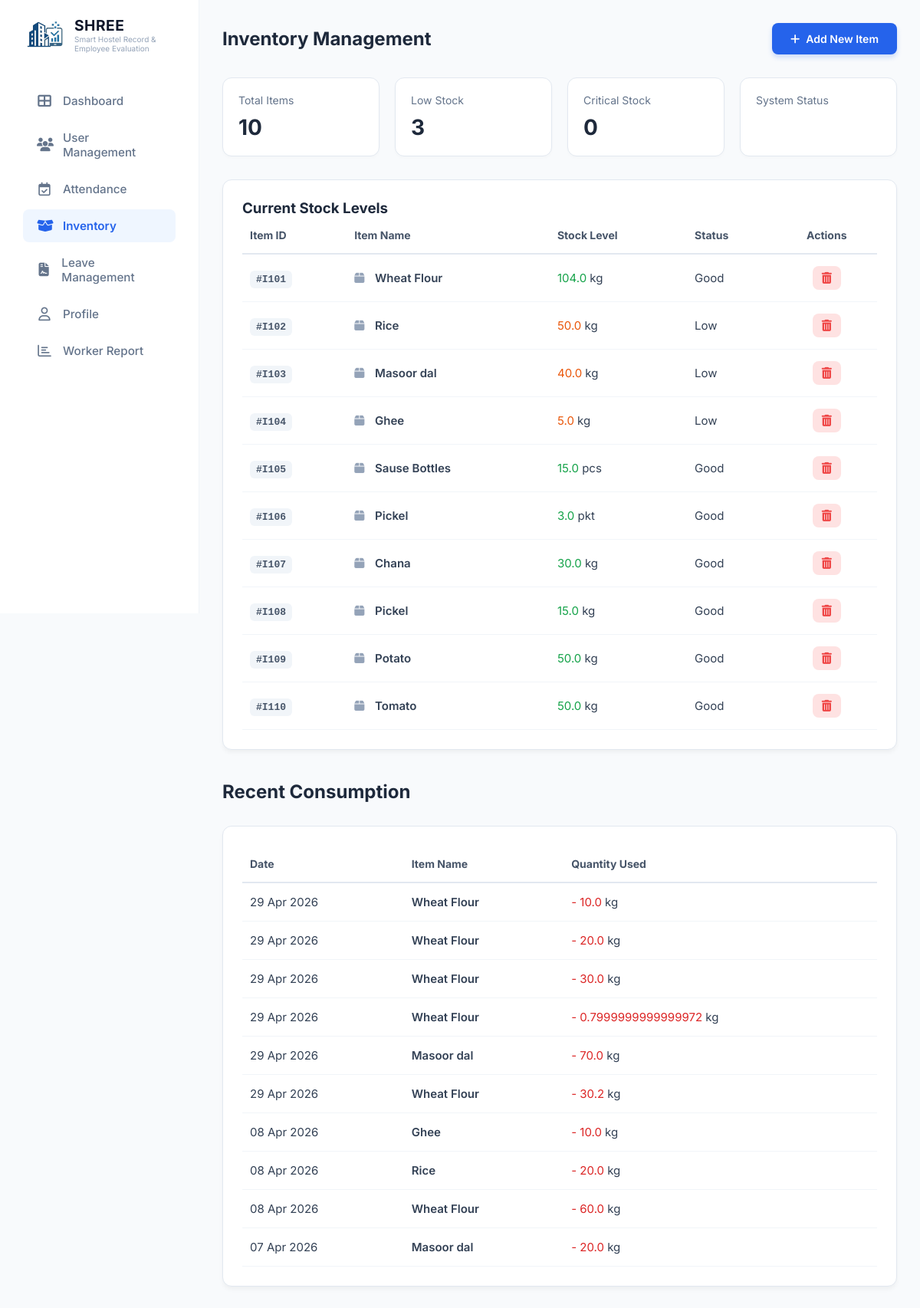
The page /accounts/admin/inventory/ on the database its author committed.
### accounts/models.py (models this page shows, shortened)
class Inventory(models.Model):
    item_id = models.CharField(max_length=20, unique=True)
    item_name = models.CharField(max_length=100)
    current_stock = models.FloatField(default=0.0)
    required_stock = models.FloatField(default=0.0)
    unit = models.CharField(max_length=10, default='kg')
    is_delivered = models.BooleanField(default=False)
    @property
    def get_status(self):
        if self.current_stock <= (self.required_stock * 0.2):
            return "Critical"
        elif self.current_stock <= (self.required_stock * 0.5):
            return "Low"
        else:
            return "Good"

class DailyUsage(models.Model):
    item = models.ForeignKey(Inventory, on_delete=models.CASCADE, related_name='usages')
    quantity_used = models.FloatField()
    date = models.DateField(default=timezone.now)

### accounts/views.py (the view)
# urls.py: path('admin/inventory/', views.admin_inventory, name='admin_inventory'),
def admin_inventory(request):
    items = Inventory.objects.all()
    critical_count = sum(1 for item in items if item.get_status == "Critical")
    low_count = sum(1 for item in items if item.get_status == "Low")
    recent_usage = DailyUsage.objects.select_related('item').order_by('-date', '-id')[:10]
    context = {
        'items': items,
        'critical_count': critical_count,
        'low_count': low_count,
        'recent_usage': recent_usage,
    }
    return render(request, 'Shree1/admin_inventory.html', context)

### templates/Shree1/admin_inventory.html (shortened to what this page needs)
{% load static %}
<!doctype html>
<html lang="en">
  <head>
    <link rel="stylesheet" href="{% static 'Shree1/css/dashboardAdmin.css' %}" />
    <link rel="stylesheet" href="{% static 'Shree1/css/admin_inventory.css' %}" />
    <link rel="stylesheet" href="https://cdnjs.cloudflare.com/ajax/libs/font-awesome/6.5.1/css/all.min.css" />
  </head>
  <body>
    <div class="container">
      <aside class="sidebar">
        <div class="logo-section">
          <img src="{% static 'Shree1/images/logo_img.jpeg' %}" alt="SHREE Logo" class="nav-logo-file" style="width: 48px; height: 48px; border-radius: 10px; object-fit: contain;" />
          <div>
            <h2 class="logo-name">SHREE</h2>
            <p style="font-size: 10px; color: #94a3b8">Smart Hostel Record & Employee Evaluation</p>
          </div>
        </div>
        <nav class="nav-menu">
          <a href="{% url 'admin_dashboard' %}" class="nav-item"><i class="fa-solid fa-table-cells-large"></i> Dashboard</a>
          <a href="{% url 'admin_user_management' %}" class="nav-item"><i class="fa-solid fa-users"></i> User Management</a>
          <a href="{% url 'admin_attendance' %}" class="nav-item"><i class="fa-regular fa-calendar-check"></i> Attendance</a>
          <a href="{% url 'admin_inventory' %}" class="nav-item active"><i class="fa-solid fa-box-open"></i> Inventory</a>
          <a href="{% url 'admin_leave_Management' %}" class="nav-item"><i class="fa-solid fa-file-contract"></i> Leave Management</a>
          <a href="{% url 'admin_profile' %}" class="nav-item"><i class="fa-regular fa-user"></i> Profile</a>
          <a href="{% url 'worker_report' %}" class="nav-item"><i class="fa-regular fa-chart-bar"></i> Worker Report</a>
        </nav>
      </aside>
      <main class="main-content">
        <header class="page-header-row">
          <h1>Inventory Management</h1>
          <button id="openModalBtn" class="add-btn">
            <i class="fa-solid fa-plus"></i> Add New Item
          </button>
        </header>
        <section class="inventory-stats">
          <div class="stat-card"><span>Total Items</span><h2>{{ items|length }}</h2></div>
          <div class="stat-card"><span>Low Stock</span><h2 class="text-orange">{{ low_count }}</h2></div>
          <div class="stat-card"><span>Critical Stock</span><h2 class="text-red">{{ critical_count }}</h2></div>
          <div class="stat-card"><span>System Status</span><h2 class="{% if critical_count > 0 %}text-red{% else %}text-green{% endif %}">{{ status }}</h2></div>
        </section>
        <div class="content-card">
          <h3>Current Stock Levels</h3>
          <table class="inventory-table">
            <thead>
              <tr>
                <th>Item ID</th>
                <th>Item Name</th>
                <th>Stock Level</th>
                <th>Status</th>
                <th style="text-align: center;">Actions</th> </tr>
            </thead>
            <tbody>
              {% for item in items %}
              <tr>
                <td><span class="id-badge">#{{ item.item_id }}</span></td>
                <td class="font-bold"><i class="fa-solid fa-box item-icon"></i> {{ item.item_name }}</td>
                <td>
                    <span class="{% if item.get_status == 'Critical' %}text-red{% elif item.get_status == 'Low' %}text-orange{% else %}text-green{% endif %}">
                        {{ item.current_stock }}
                    </span>
                    <span class="unit-label">{{ item.unit }}</span>
                </td>
                <td><span class="status-badge {{ item.get_status|lower }}">{{ item.get_status }}</span></td>
                <td style="text-align: center;">
                  <a href="{% url 'delete_inventory_item' item.item_id %}"
                     class="delete-btn"
                     onclick="return confirm('Are you sure you want to delete {{ item.item_name }}?');">
                    <i class="fa-solid fa-trash-can"></i>
                  </a>
                </td>
              </tr>
              {% empty %}
              <tr><td colspan="5" class="empty-msg">No items found in database.</td></tr>
              {% endfor %}
            </tbody>
          </table>
        </div>
        <header class="page-header-row" style="margin-top: 40px;"><h1>Recent Consumption</h1></header>
        <div class="content-card">
            <table class="inventory-table">
                <thead><tr><th>Date</th><th>Item Name</th><th>Quantity Used</th></tr></thead>
                <tbody>
                    {% for usage in recent_usage %}
                    <tr>
                        <td>{{ usage.date|date:"d M Y" }}</td>
                        <td class="font-bold">{{ usage.item.item_name }}</td>
                        <td><span class="text-red">- {{ usage.quantity_used }}</span> <span class="unit-label">{{ usage.item.unit }}</span></td>
                    </tr>
                    {% endfor %}
                </tbody>
            </table>
        </div>
      </main>
    </div>
  </body>
</html>

### static/Shree1/css/dashboardAdmin.css (style rules this page uses)
:root { --primary-blue: #2563eb; --primary-bg-blue: #eff6ff; --text-dark: #1e293b; --text-light: #64748b; --bg-main: #fafafa; --white: #ffffff; --border-color: #f1f5f9; --blue-accent: #3b82f6; --green-accent: #10b981; --red-accent: #ef4444; --yellow-accent: #f59e0b; --orange-accent: #f97316; }
* { margin: 0; padding: 0; box-sizing: border-box; font-family: "Inter", sans-serif; }
body { background-color: var(--bg-main); color: var(--text-dark); }
.container { display: flex; min-height: 100vh; }
.sidebar { width: 250px; background: var(--white); border-right: 1px solid var(--border-color); padding: 20px 10px; display: flex; flex-direction: column; position: fixed; height: 100vh; left: 0; top: 0; z-index: 100; }
.logo-section { display: flex; align-items: center; gap: 12px; margin-bottom: 40px; padding-left: 15px; }
.nav-logo-file { width: 32px !important; height: auto !important; object-fit: contain; }
.logo-name { font-size: 1.2rem; font-weight: 700; color: #0f172a; letter-spacing: 0.5px; }
.nav-menu { display: flex; flex-direction: column; gap: 5px; }
.nav-item { text-decoration: none; color: var(--text-light); padding: 12px 18px; border-radius: 8px; display: flex; align-items: center; gap: 14px; font-size: 0.95rem; font-weight: 500; transition: all 0.2s ease; margin: 0 10px; }
.nav-item i { font-size: 1.1rem; width: 20px; text-align: center; }
.nav-item.active { background-color: var(--primary-bg-blue); color: var(--primary-blue); font-weight: 600; }
.main-content { flex: 1; margin-left: 250px; padding: 25px 50px; }
.text-green { color: var(--green-accent); }
.text-red { color: var(--red-accent); }
.text-orange { color: var(--orange-accent); }

### static/Shree1/css/admin_inventory.css (style rules this page uses)
body { margin: 0; font-family: "Segoe UI", Tahoma, Geneva, Verdana, sans-serif; background-color: #f8fafc; }
.container { display: flex; min-height: 100vh; }
.sidebar { width: 260px; background: white; color: white; padding: 20px; position: fixed; height: 100vh; }
.main-content { flex: 1; margin-left: 260px; padding: 30px; }
.page-header-row { display: flex; justify-content: space-between; align-items: center; margin-bottom: 30px; }
.page-header-row h1 { font-size: 24px; color: #1e293b; margin: 0; }
.add-btn { background-color: #2563eb; color: white; border: none; padding: 12px 24px; border-radius: 8px; font-size: 14px; font-weight: 600; cursor: pointer; display: flex; align-items: center; gap: 8px; transition: all 0.2s; box-shadow: 0 4px 6px rgba(37, 99, 235, 0.2); }
.inventory-stats { display: grid; grid-template-columns: repeat(4, 1fr); gap: 20px; margin-bottom: 30px; }
.stat-card { background: white; padding: 20px; border-radius: 12px; border: 1px solid #e2e8f0; box-shadow: 0 2px 4px rgba(0, 0, 0, 0.02); }
.stat-card span { display: block; font-size: 14px; color: #64748b; margin-bottom: 10px; }
.stat-card h2 { font-size: 28px; font-weight: 700; color: #1e293b; margin: 0; }
.content-card { background: white; padding: 25px; border-radius: 12px; border: 1px solid #e2e8f0; box-shadow: 0 4px 6px -1px rgba(0, 0, 0, 0.05); }
.inventory-table { width: 100%; border-collapse: collapse; }
.inventory-table th { text-align: left; color: #475569; font-weight: 700; font-size: 14px; padding: 15px 10px; border-bottom: 2px solid #e2e8f0; }
.inventory-table td { padding: 15px 10px; color: #334155; font-size: 15px; border-bottom: 1px solid #f1f5f9; }
.text-red { color: #dc2626; }
.text-orange { color: #ea580c; }
.text-green { color: #16a34a; }
.font-bold { font-weight: 600; }
.id-badge { font-family: monospace; font-weight: 600; color: #64748b; background: #f1f5f9; padding: 4px 8px; border-radius: 4px; font-size: 13px; }
.item-icon { color: #94a3b8; margin-right: 10px; }
.nav-logo-file { width: 50px !important; height: 50px !important; border-radius: 8px; object-fit: cover; }

### templates/Shree1/admin_inventory.html (style rules this page uses)
.delete-btn { color: #ef4444; background: #fee2e2; padding: 8px 12px; border-radius: 8px; transition: all 0.3s ease; text-decoration: none; display: inline-flex; align-items: center; justify-content: center; }
.id-badge { background: #f1f5f9; padding: 4px 8px; border-radius: 6px; font-family: monospace; font-weight: 600; color: #475569; }

### rows shown on the page
Inventory: item_id "I101", item_name "Wheat Flour", current_stock "104.0", unit "kg", get_status "Good"
Inventory: item_id "I102", item_name "Rice", current_stock "50.0", unit "kg", get_status "Low"
Inventory: item_id "I103", item_name "Masoor dal", current_stock "40.0", unit "kg", get_status "Low"
Inventory: item_id "I104", item_name "Ghee", current_stock "5.0", unit "kg", get_status "Low"
Inventory: item_id "I105", item_name "Sause Bottles", current_stock "15.0", unit "pcs", get_status "Good"
Inventory: item_id "I106", item_name "Pickel", current_stock "3.0", unit "pkt", get_status "Good"
Inventory: item_id "I107", item_name "Chana", current_stock "30.0", unit "kg", get_status "Good"
Inventory: item_id "I108", item_name "Pickel", current_stock "15.0", unit "kg", get_status "Good"
Inventory: item_id "I109", item_name "Potato", current_stock "50.0", unit "kg", get_status "Good"
Inventory: item_id "I110", item_name "Tomato", current_stock "50.0", unit "kg", get_status "Good"
DailyUsage: date "29 Apr 2026", item.item_name "Wheat Flour", quantity_used "10.0", item.unit "kg"
DailyUsage: date "29 Apr 2026", item.item_name "Wheat Flour", quantity_used "20.0", item.unit "kg"
DailyUsage: date "29 Apr 2026", item.item_name "Wheat Flour", quantity_used "30.0", item.unit "kg"
DailyUsage: date "29 Apr 2026", item.item_name "Wheat Flour", quantity_used "0.7999999999999972", item.unit "kg"
DailyUsage: date "29 Apr 2026", item.item_name "Masoor dal", quantity_used "70.0", item.unit "kg"
DailyUsage: date "29 Apr 2026", item.item_name "Wheat Flour", quantity_used "30.2", item.unit "kg"
DailyUsage: date "08 Apr 2026", item.item_name "Ghee", quantity_used "10.0", item.unit "kg"
DailyUsage: date "08 Apr 2026", item.item_name "Rice", quantity_used "20.0", item.unit "kg"
DailyUsage: date "08 Apr 2026", item.item_name "Wheat Flour", quantity_used "60.0", item.unit "kg"
DailyUsage: date "07 Apr 2026", item.item_name "Masoor dal", quantity_used "20.0", item.unit "kg"

### other values the page prints
{{ items|length }} "10"
{{ low_count }} "3"
{{ critical_count }} "0"
